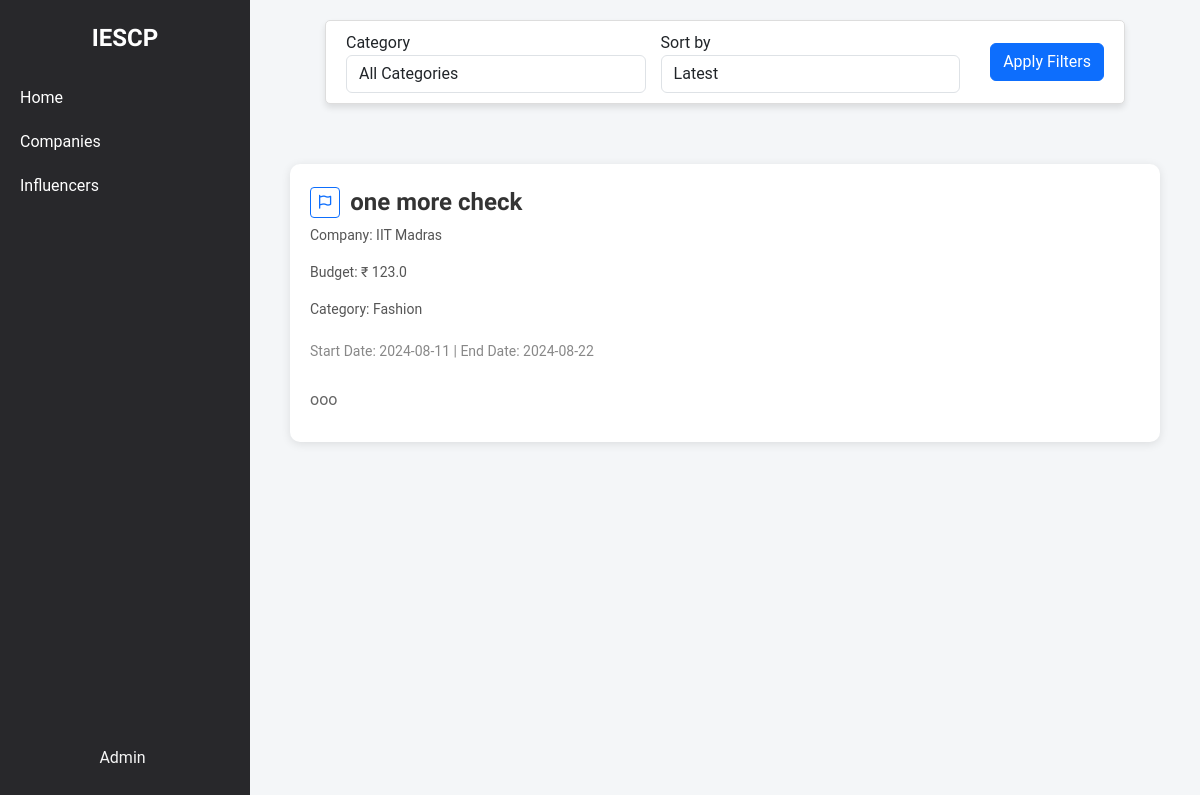
Page /admin/home (signed in) on the earlier database version.
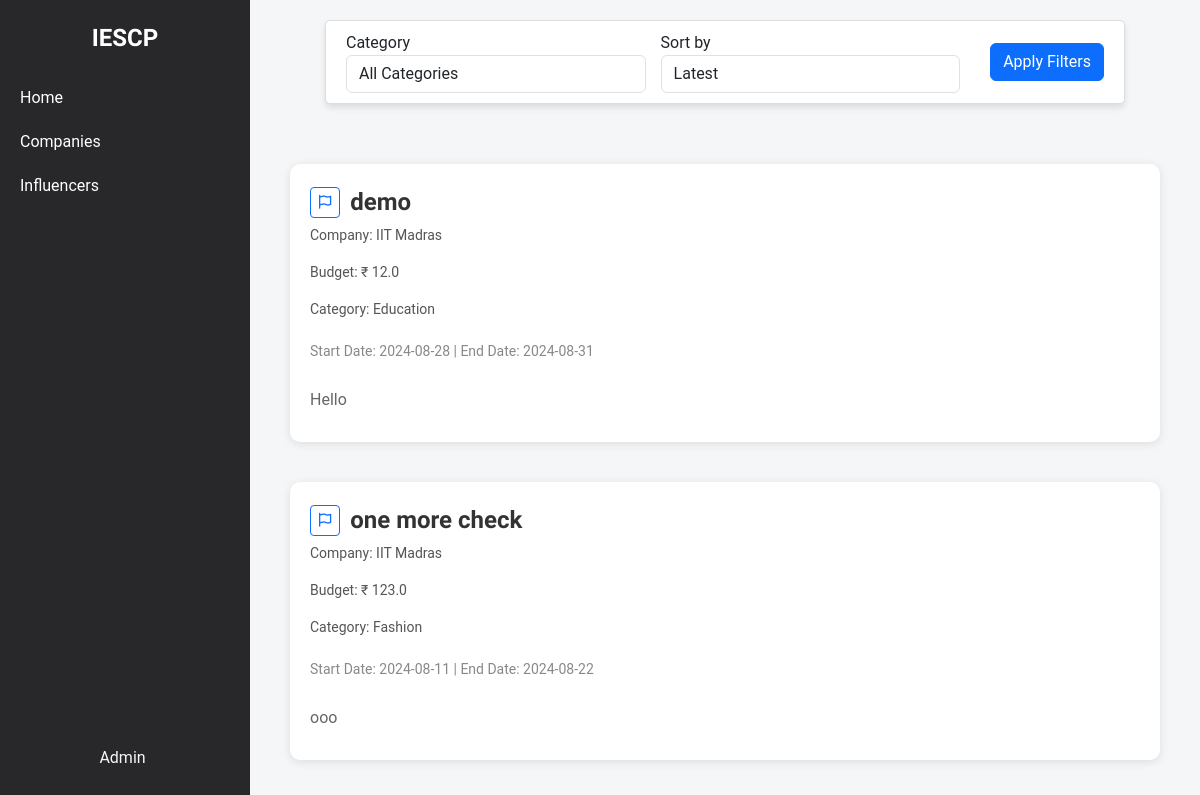
Same page on the later database version.
### models.py (models this page shows, shortened)
class Campaign(db.Model):
    __tablename__ = 'campaign'
    id = db.Column(db.Integer, primary_key=True)
    title = db.Column(db.String(200), nullable=False)
    description = db.Column(db.Text, nullable=False)
    budget = db.Column(db.Float, nullable=False)
    start_date = db.Column(db.Date, nullable=False)
    end_date = db.Column(db.Date, nullable=False)
    company_id = db.Column(db.Integer, db.ForeignKey('company.id'), nullable=False)
    admin_id = db.Column(db.Integer, db.ForeignKey('admin.id'), nullable=False, default=1)
    status = db.Column(db.String(50), nullable=False, default='pending')
    category = db.Column(db.String(255), nullable=False)
    created_at = db.Column(db.DateTime, nullable=False, default=datetime.utcnow)
    visibility = db.Column(db.String(50), nullable=False, default='public')
    influencers = db.relationship('Influencer', secondary=influencer_campaign_association, back_populates='campaigns')
    is_flag = db.Column(db.Boolean, nullable=False, default=False)

class Company(db.Model):
    __tablename__ = 'company'
    id = db.Column(db.Integer, primary_key=True)
    company_name = db.Column(db.String(100), nullable=False)
    username = db.Column(db.String(50), unique=True, nullable=False)
    email = db.Column(db.String(120), unique=True, nullable=False)
    password_hash = db.Column(db.String(128), nullable=False)
    phone_number = db.Column(db.String(20), nullable=False)
    address = db.Column(db.String(200), nullable=False)
    industry = db.Column(db.String(100), nullable=False)
    other_industry = db.Column(db.String(100), nullable=True)
    website = db.Column(db.String(200), nullable=False)
    description = db.Column(db.Text, nullable=False)
    social_media_link = db.Column(db.String(200), nullable=False)
    logo = db.Column(db.String(200), nullable=False)
    campaigns = db.relationship('Campaign', backref='company', lazy=True)

### admin_routes.py (the view)
@app.route('/admin/home')
@admin_auth_required
def admin_home():
    user = session.get('admin_id')
    selected_category = request.args.get('category', '')
    selected_sort = request.args.get('sort', 'latest')
    campaigns_query = Campaign.query.filter_by(visibility='public').filter(Campaign.is_flag == False).filter(Campaign.status != 'done')
    if selected_category:
        campaigns_query = campaigns_query.filter_by(category=selected_category)
    if selected_sort == 'oldest':
        campaigns = campaigns_query.order_by(Campaign.created_at.asc()).all()
    else:
        campaigns = campaigns_query.order_by(Campaign.created_at.desc()).all()
    categories = [
        "Fashion",
        "Beauty",
        "Fitness and health",
        "Travel",
        "Food and beverage",
        "Lifestyle",
        "Finance",
        "Automotive",
        "Entertainment",
        "Education",
        "Business",
        "Art and design",
        "Sports",
        "Sustainability and environmental",
        "Politics and social issues"
    ]
    return render_template('admin_home.html', campaigns=campaigns, categories=categories, selected_category=selected_category, selected_sort=selected_sort, user=user)

### admin_routes.py (called while the page is built)
def admin_auth_required(func):
    @wraps(func)
    def func4(*args, **kwargs):
        if 'admin_id' in session:
            return func(*args, **kwargs)
        else:
            flash("Please login first")
            return redirect(url_for('admin_login'))
    return func4

### templates/admin_home.html (shortened to what this page needs)
{% extends 'layout.html' %}
{% block content %}
    <div class="container-box">
        <div class="sidebar">
            <div class="logo">IESCP</div>
            <ul>
                <li><a href="{{ url_for('admin_home') }}">Home</a></li>
                <li><a href="{{url_for('admin_company_view')}}">Companies</a></li>
                <li><a href="{{ url_for('admin_influencer_view') }}}">Influencers</a></li>
            </ul>
            <div class="profile">
                <a href="{{ url_for('admin_dashboard') }}">
                    Admin
                </a>
            </div>
        </div>
        <div class="content">
            <div class="filter-container">
                <form method="GET" action="" class="form-inline">
                    <div class="form-group">
                        <label for="category" class="mr-2">Category</label>
                        <select name="category" id="category" class="form-control">
                            <option value="">All Categories</option>
                        </select>
                    </div>
                    <div class="form-group">
                        <label for="sort" class="mr-2">Sort by</label>
                        <select name="sort" id="sort" class="form-control">
                            <option value="latest" {% if selected_sort == 'latest' %}selected{% endif %}>Latest</option>
                        </select>
                    </div>
                    <button type="submit" class="btn btn-primary">Apply Filters</button>
                </form>
            </div>
            <div class="campaign-list">
                {% for campaign in campaigns %}
                    {% if not campaign.is_flag %}
                        <div class="campaign">
                            <div class="campaign-main-details">
                                <div class="campaign-title">
                                    <form method="POST" action="{{ url_for('flag_campaign', campaign_id=campaign.id) }}">
                                        <button type="submit" class="btn btn-outline-primary btn-sm">
                                            <i class="fa-regular fa-flag"></i>
                                        </button>
                                    </form>
                                    <a href="{{ url_for('admin_campaign_view', campaign_id=campaign.id) }}">{{ campaign.title }}</a>
                                </div>
                                <p class="campaign-company">Company: {{ campaign.company.company_name }}</p>
                                <p class="campaign-budget">Budget: &#x20B9; {{ campaign.budget }}</p>
                                <p class="campaign-category">Category: {{ campaign.category }}</p>
                                <p class="campaign-dates">Start Date: {{ campaign.start_date.strftime('%Y-%m-%d') }} | End Date: {{ campaign.end_date.strftime('%Y-%m-%d') }}</p>
                            </div>
                            <div class="campaign-details">
                                <p>{{ campaign.description }}</p>
                            </div>
                        </div>
                    {% endif %}
                {% endfor %}
            </div>
        </div>
    </div>
{% endblock %}

### templates/layout.html (shortened to what this page needs)
<!DOCTYPE html>
<html lang="en">
<head>
    <link rel="stylesheet" href="https://cdn.jsdelivr.net/npm/bootstrap@5.3.3/dist/css/bootstrap.min.css">
</head>
<body>
    {% block content %}
    {% endblock %}
</body>
</html>

### templates/admin_home.html (style rules this page uses)
body { font-family: 'Roboto', Arial, sans-serif; margin: 0; padding: 0; background-color: #f4f6f8; }
.container-box { display: flex; width: 100%; }
a { text-decoration: none; color: whitesmoke; }
.sidebar { width: 250px; background-color: #28282B; color: white; display: flex; flex-direction: column; align-items: center; padding-top: 20px; position: fixed; top: 0; height: 100vh; overflow: auto; }
.sidebar .logo { font-size: 24px; font-weight: bold; margin-bottom: 20px; font-family: 'Lexend Deca', sans-serif; font-weight: 600; }
.sidebar ul { list-style-type: none; padding: 0; width: 100%; }
.sidebar ul li { width: 100%; }
.sidebar ul li a { display: block; padding: 10px 20px; color: white; text-decoration: none; }
.sidebar .profile { margin-top: auto; text-align: center; padding: 10px; }
.profile { display: flex; flex-direction: column; align-items: center; text-align: center; padding: 10px; margin-bottom: 20px; }
.profile a { display: flex; align-items: center; text-align: center; justify-content: center; gap: 5px; }
.content { flex: 1; padding: 20px; padding-left: 270px; display: flex; flex-direction: column; align-items: center; width: calc(100% - 250px); }
.filter-container { display: flex; justify-content: center; align-items: center; padding: 10px 20px; background-color: #fff; border: 1px solid #ddd; border-radius: 5px; width: 100%; max-width: 800px; box-shadow: 0 4px 6px rgba(0, 0, 0, 0.1); margin-bottom: 20px; }
.filter-container .form-group { margin-bottom: 0; margin-right: 15px; flex: 1; min-width: 150px; }
.filter-container select { width: 100%; }
.filter-container button { margin-left: 15px; }
.form-inline { display: flex; align-items: center; width: 100%; flex-wrap: wrap; }
.campaign-list { display: flex; flex-direction: column; align-items: center; justify-content: center; width: 100%; margin-top: 20px; }
.campaign { background-color: #ffffff; padding: 20px; border-radius: 10px; box-shadow: 0 2px 10px rgba(0, 0, 0, 0.1); margin: 20px 0; transition: transform 0.2s, box-shadow 0.2s; position: relative; width: calc(100% - 40px); max-width: 1000px; }
.campaign-main-details { display: flex; flex-direction: column; margin-bottom: 10px; }
.campaign-title { display: flex; align-items: center; gap: 10px; margin-bottom: 5px; }
.campaign-title a { font-size: 24px; font-weight: bold; font-family: 'Lexend Deca', sans-serif; color: #333; text-decoration: none; }
.campaign-company, .campaign-budget, .campaign-category, .campaign-dates { font-size: 14px; color: #555; }
.campaign-dates { font-size: 14px; color: #888; margin-top: 5px; }
.campaign-details { display: flex; flex-direction: column; gap: 10px; margin-top: 10px; }
.campaign-details p { font-size: 16px; color: #666; margin-bottom: 10px; }

Differences in the rows shown:
added Campaign: title "demo", company.company_name "IIT Madras", budget "12.0", category "Education", start_date "2024-08-28", end_date "2024-08-31", description "Hello"
